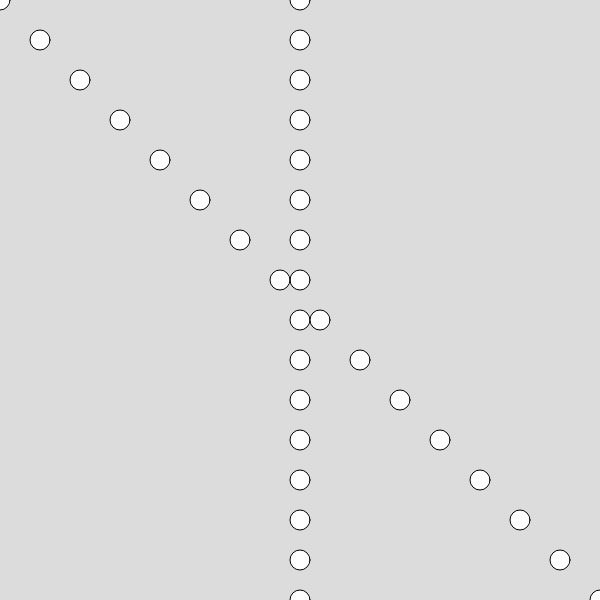
Frame 1 (no input)
Frame 60 (no input): identical to frame 1, image omitted
Frame 120 (the mouse pressed at the canvas centre since frame 60): identical to frame 1, image omitted

The p5.js sketch that drew this single still picture (run headless with seeded random() and noise() and a simulated clock; from frame 60 on, the mouse is pressed at the canvas centre):

// p5.js sketch
// ── sketch.js
function setup() {
    createCanvas(600, 600);
}
function draw() {
    background(220);

    //for(initialize;condition;increment)
    for(y=0;y<=height;y=y+40){//increment y by 10 so that more shapes are visible

        //draw an ellipse at y location of the variable y
        ellipse(300,y,20,20);

    }
    for(x=0;x<=width;x=x+40){//increment y by 10 so that more shapes are visible

        //draw an ellipse at y location of the variable y
        ellipse(x,x,20,20);
    }
}
